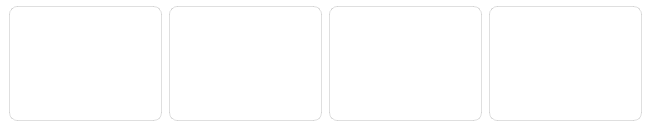
             <widget class="QFrame" name="frame_select">
              <property name="styleSheet">
               <string notr="true">background:rgba(0, 0, 0, 0);</string>
              </property>
              <layout class="QHBoxLayout" name="horizontalLayout">
               <property name="spacing">
                <number>4</number>
               </property>
               <property name="leftMargin">
                <number>9</number>
               </property>
               <property name="topMargin">
                <number>6</number>
               </property>
               <property name="rightMargin">
                <number>9</number>
               </property>
               <property name="bottomMargin">
                <number>6</number>
               </property>
               <item>
                <widget class="QPushButton" name="pushButton_P4">
                 <property name="minimumSize">
                  <size>
                   <width>156</width>
                   <height>115</height>
                  </size>
                 </property>
                 <property name="maximumSize">
                  <size>
                   <width>156</width>
                   <height>115</height>
                  </size>
                 </property>
                 <property name="styleSheet">
                  <string notr="true">QPushButton{
	margin-right:3px;
	margin-bottom:0px;
	color: rgb(255, 255, 255);
	border: 1px solid rgba(120, 120, 120, 60);
	border-radius:8px;
}
QPushButton:hover {
background-color: qlineargradient(x1:0, y1:0, x2:0, y2:1,
                                      stop:0 rgba(128, 94, 162, 40), 
                                      stop:1 rgba(255, 85, 127, 0));
border: 2px solid rgb(216, 159, 91);
}
QPushButton:pressed {
background-color: qlineargradient(x1:0, y1:0, x2:0, y2:1,
                                      stop:0 rgba(128, 94, 162, 40), 
                                      stop:1 rgba(255, 85, 127, 0));
border: 2px solid rgb(179, 128, 69);
}
</string>
                 </property>
                 <property name="text">
                  <string/>
                 </property>
                 <property name="icon">
                  <iconset resource="resources.qrc">
                   <normaloff>:/buttom/img/buttom/16宫格_grid-sixteen.svg</normaloff>:/buttom/img/buttom/16宫格_grid-sixteen.svg</iconset>
                 </property>
                 <property name="iconSize">
                  <size>
                   <width>156</width>
                   <height>115</height>
                  </size>
                 </property>
                </widget>
               </item>
               <item>
                <widget class="QPushButton" name="pushButton_P6">
                 <property name="minimumSize">
                  <size>
                   <width>156</width>
                   <height>115</height>
                  </size>
                 </property>
                 <property name="maximumSize">
                  <size>
                   <width>156</width>
                   <height>115</height>
                  </size>
                 </property>
                 <property name="styleSheet">
                  <string notr="true">QPushButton{
	margin-right:3px;
	margin-bottom:0px;
	color: rgb(255, 255, 255);
	border: 1px solid rgba(120, 120, 120, 60);
	border-radius:8px;
}
QPushButton:hover {
background-color: qlineargradient(x1:0, y1:0, x2:0, y2:1,
                                      stop:0 rgba(128, 94, 162, 40), 
                                      stop:1 rgba(255, 85, 127, 0));
border: 2px solid rgb(216, 159, 91);
}
QPushButton:pressed {
background-color: qlineargradient(x1:0, y1:0, x2:0, y2:1,
                                      stop:0 rgba(128, 94, 162, 40), 
                                      stop:1 rgba(255, 85, 127, 0));
border: 2px solid rgb(179, 128, 69);
}
</string>
                 </property>
                 <property name="text">
                  <string/>
                 </property>
                 <property name="icon">
                  <iconset resource="resources.qrc">
                   <normaloff>:/buttom/img/buttom/3D眼镜_three-d-glasses.svg</normaloff>:/buttom/img/buttom/3D眼镜_three-d-glasses.svg</iconset>
                 </property>
                 <property name="iconSize">
                  <size>
                   <width>156</width>
                   <height>115</height>
                  </size>
                 </property>
                </widget>
               </item>
               <item>
                <widget class="QPushButton" name="pushButton_P16">
                 <property name="minimumSize">
                  <size>
                   <width>156</width>
                   <height>115</height>
                  </size>
                 </property>
                 <property name="maximumSize">
                  <size>
                   <width>156</width>
                   <height>115</height>
                  </size>
                 </property>
                 <property name="styleSheet">
                  <string notr="true">QPushButton{
	margin-right:3px;
	margin-bottom:0px;
	color: rgb(255, 255, 255);
	border: 1px solid rgba(120, 120, 120, 60);
	border-radius:8px;
}
QPushButton:hover {
background-color: qlineargradient(x1:0, y1:0, x2:0, y2:1,
                                      stop:0 rgba(128, 94, 162, 40), 
                                      stop:1 rgba(255, 85, 127, 0));
border: 2px solid rgb(216, 159, 91);
}
QPushButton:pressed {
background-color: qlineargradient(x1:0, y1:0, x2:0, y2:1,
                                      stop:0 rgba(128, 94, 162, 40), 
                                      stop:1 rgba(255, 85, 127, 0));
border: 2px solid rgb(179, 128, 69);
}
</string>
                 </property>
                 <property name="text">
                  <string/>
                 </property>
                 <property name="icon">
                  <iconset resource="resources.qrc">
                   <normaloff>:/buttom/img/buttom/API 接口_api.svg</normaloff>:/buttom/img/buttom/API 接口_api.svg</iconset>
                 </property>
                 <property name="iconSize">
                  <size>
                   <width>156</width>
                   <height>115</height>
                  </size>
                 </property>
                </widget>
               </item>
               <item>
                <widget class="QPushButton" name="pushButton_P19">
                 <property name="minimumSize">
                  <size>
                   <width>156</width>
                   <height>115</height>
                  </size>
                 </property>
                 <property name="maximumSize">
                  <size>
                   <width>156</width>
                   <height>115</height>
                  </size>
                 </property>
                 <property name="styleSheet">
                  <string notr="true">QPushButton{
	margin-right:3px;
	margin-bottom:0px;
	color: rgb(255, 255, 255);
	border: 1px solid rgba(120, 120, 120, 60);
	border-radius:8px;
}
QPushButton:hover {
background-color: qlineargradient(x1:0, y1:0, x2:0, y2:1,
                                      stop:0 rgba(128, 94, 162, 40), 
                                      stop:1 rgba(255, 85, 127, 0));
border: 2px solid rgb(216, 159, 91);
}
QPushButton:pressed {
background-color: qlineargradient(x1:0, y1:0, x2:0, y2:1,
                                      stop:0 rgba(128, 94, 162, 40), 
                                      stop:1 rgba(255, 85, 127, 0));
border: 2px solid rgb(179, 128, 69);
}
</string>
                 </property>
                 <property name="text">
                  <string/>
                 </property>
                 <property name="icon">
                  <iconset resource="resources.qrc">
                   <normaloff>:/buttom/img/buttom/AirPlay_airplay.svg</normaloff>:/buttom/img/buttom/AirPlay_airplay.svg</iconset>
                 </property>
                 <property name="iconSize">
                  <size>
                   <width>156</width>
                   <height>115</height>
                  </size>
                 </property>
                </widget>
               </item>
              </layout>
             </widget>
